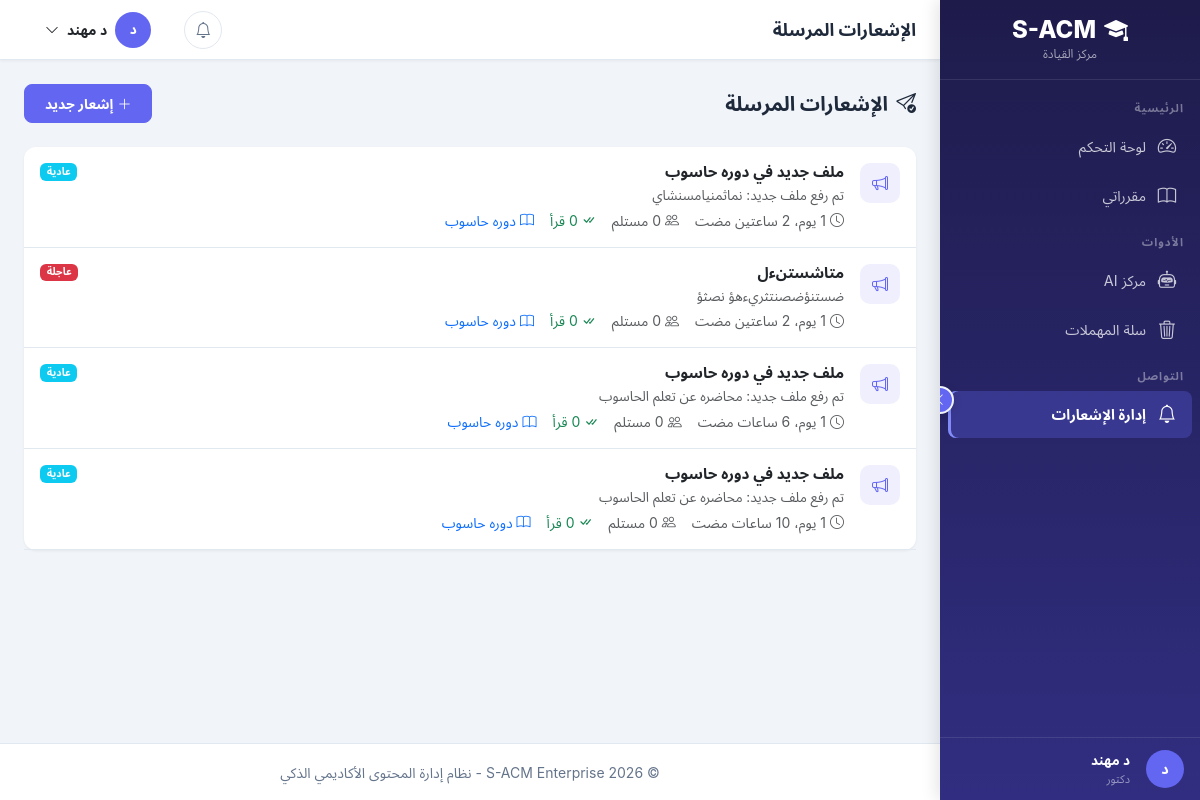
The app's page /notifications/sent/ (signed in) with its own data.
### apps/accounts/models.py (models this page shows, shortened)
class User(AbstractBaseUser, PermissionsMixin):
    ACCOUNT_STATUS_CHOICES = [
        ('inactive', 'غير مفعّل'),
        ('active', 'مفعّل'),
        ('suspended', 'موقوف'),
    ]
    academic_id = models.CharField(
        max_length=50,
        unique=True,
        verbose_name='الرقم الأكاديمي/الوظيفي',
        help_text='الرقم الأكاديمي للطالب أو الرقم الوظيفي للموظف'
    )
    id_card_number = models.CharField(
        max_length=50,
        unique=True,
        verbose_name='رقم البطاقة الشخصية',
        help_text='يستخدم للتحقق من الهوية عند التفعيل'
    )
    full_name = models.CharField(
        max_length=150,
        verbose_name='الاسم الكامل'
    )
    email = models.EmailField(
        unique=True,
        blank=True,
        null=True,
        verbose_name='البريد الإلكتروني',
        help_text='يتم تعيينه عند التفعيل'
    )
    account_status = models.CharField(
        max_length=20,
        choices=ACCOUNT_STATUS_CHOICES,
        default='inactive',
        verbose_name='حالة الحساب'
    )
    role = models.ForeignKey(
        Role,
        on_delete=models.PROTECT,
        related_name='users',
        verbose_name='الدور',
        null=True,
        blank=True
    )
    major = models.ForeignKey(
        Major,
        on_delete=models.SET_NULL,
        related_name='students',
        verbose_name='التخصص',
        null=True,
        blank=True,
        help_text='للطلاب فقط'
    )
    level = models.ForeignKey(
        Level,
        on_delete=models.SET_NULL,
        related_name='students',
        verbose_name='المستوى',
        null=True,
        blank=True,
        help_text='للطلاب فقط'
    )
    is_staff = models.BooleanField(default=False, verbose_name='موظف')
    is_active = models.BooleanField(default=True, verbose_name='نشط')
    date_joined = models.DateTimeField(default=timezone.now, verbose_name='تاريخ الانضمام')
    last_login = models.DateTimeField(null=True, blank=True, verbose_name='آخر تسجيل دخول')
    profile_picture = models.ImageField(
        upload_to='profiles/',
        blank=True,
        null=True,
        verbose_name='صورة الملف الشخصي'
    )
    phone_number = models.CharField(
        max_length=20,
        blank=True,
        null=True,
        verbose_name='رقم الهاتف'
    )
    objects = UserManager()
    USERNAME_FIELD = 'academic_id'
    REQUIRED_FIELDS = ['full_name', 'id_card_number']
    class Meta:
        db_table = 'users'
        verbose_name = 'مستخدم'
        verbose_name_plural = 'المستخدمون'
        indexes = [
            models.Index(fields=['academic_id']),
            models.Index(fields=['email']),
            models.Index(fields=['account_status']),
        ]
    def is_admin(self):
        return self.role and self.role.code == Role.ADMIN
    def is_instructor(self):
        return self.role and self.role.code == Role.INSTRUCTOR
    def is_student(self):
        return self.role and self.role.code == Role.STUDENT

class Role(models.Model):
    ADMIN = 'admin'
    INSTRUCTOR = 'instructor'
    STUDENT = 'student'
    code = models.CharField(
        max_length=50,
        unique=True,
        verbose_name='كود الدور',
        help_text='معرف فريد للدور (بالإنجليزية، مثل: admin, instructor)'
    )
    display_name = models.CharField(
        max_length=100,
        verbose_name='اسم العرض',
        help_text='الاسم الذي يظهر للمستخدم'
    )
    description = models.TextField(
        blank=True,
        null=True,
        verbose_name='وصف الدور'
    )
    is_system = models.BooleanField(
        default=False,
        verbose_name='دور نظام',
        help_text='الأدوار الافتراضية التي لا يمكن حذفها'
    )
    is_active = models.BooleanField(
        default=True,
        verbose_name='نشط'
    )
    created_at = models.DateTimeField(auto_now_add=True, verbose_name='تاريخ الإنشاء')
    updated_at = models.DateTimeField(auto_now=True, verbose_name='تاريخ التحديث')
    class Meta:
        db_table = 'roles'
        verbose_name = 'دور'
        verbose_name_plural = 'الأدوار'
        ordering = ['-is_system', 'display_name']

### apps/notifications/models.py (models this page shows, shortened)
class Notification(models.Model):
    NOTIFICATION_TYPES = [
        ('general', 'إشعار عام'),
        ('course', 'إشعار مقرر'),
        ('file_upload', 'رفع ملف جديد'),
        ('assignment', 'واجب'),
        ('exam', 'اختبار'),
        ('grade', 'درجة'),
        ('announcement', 'إعلان'),
        ('system', 'إشعار نظام'),
        ('welcome', 'ترحيب'),
    ]
    PRIORITY_CHOICES = [
        ('low', 'منخفضة'),
        ('normal', 'عادية'),
        ('high', 'عالية'),
        ('urgent', 'عاجلة'),
    ]
    PRIORITY_COLORS = {
        'low': 'secondary',
        'normal': 'info',
        'high': 'warning',
        'urgent': 'danger',
    }
    sender = models.ForeignKey(
        settings.AUTH_USER_MODEL,
        on_delete=models.SET_NULL,
        null=True,
        blank=True,
        related_name='sent_notifications',
        verbose_name='المرسل'
    )
    title = models.CharField(
        max_length=255,
        verbose_name='عنوان الإشعار'
    )
    body = models.TextField(
        verbose_name='محتوى الإشعار'
    )
    notification_type = models.CharField(
        max_length=20,
        choices=NOTIFICATION_TYPES,
        default='general',
        verbose_name='نوع الإشعار'
    )
    priority = models.CharField(
        max_length=10,
        choices=PRIORITY_CHOICES,
        default='normal',
        verbose_name='الأولوية'
    )
    content_type = models.ForeignKey(
        ContentType,
        on_delete=models.SET_NULL,
        null=True,
        blank=True,
        verbose_name='نوع الكائن المرتبط'
    )
    object_id = models.PositiveIntegerField(
        null=True,
        blank=True,
        verbose_name='معرف الكائن المرتبط'
    )
    related_object = GenericForeignKey('content_type', 'object_id')
    course = models.ForeignKey(
        'courses.Course',
        on_delete=models.CASCADE,
        null=True,
        blank=True,
        related_name='notifications',
        verbose_name='المقرر المرتبط'
    )
    created_at = models.DateTimeField(
        auto_now_add=True,
        verbose_name='تاريخ الإنشاء'
    )
    expires_at = models.DateTimeField(
        null=True,
        blank=True,
        verbose_name='تاريخ انتهاء الصلاحية'
    )
    is_active = models.BooleanField(
        default=True,
        verbose_name='نشط'
    )
    is_hidden_by_sender = models.BooleanField(
        default=False,
        verbose_name='مخفي من المرسل',
        help_text='المرسل أخفى الإشعار من قائمته المرسلة'
    )
    is_deleted_by_sender = models.BooleanField(
        default=False,
        verbose_name='محذوف من المرسل',
        help_text='المرسل نقل الإشعار إلى سلة المهملات'
    )
    sender_deleted_at = models.DateTimeField(
        null=True,
        blank=True,
        verbose_name='وقت حذف المرسل'
    )
    class Meta:
        db_table = 'notifications'
        verbose_name = 'إشعار'
        verbose_name_plural = 'الإشعارات'
        ordering = ['-created_at']
        indexes = [
            models.Index(fields=['notification_type', 'created_at'], name='idx_notif_type_date'),
            models.Index(fields=['course', 'created_at'], name='idx_notif_course_date'),
            models.Index(fields=['sender', 'created_at'], name='idx_notif_sender_date'),
            models.Index(fields=['content_type', 'object_id'], name='idx_notif_generic'),
            models.Index(fields=['is_active', 'created_at'], name='idx_notif_active_date'),
        ]
    @property
    def priority_color(self):
        return self.PRIORITY_COLORS.get(self.priority, 'info')

### apps/courses/models.py (models this page shows, shortened)
class Course(models.Model):
    course_name = models.CharField(
        max_length=150,
        verbose_name='اسم المقرر'
    )
    course_code = models.CharField(
        max_length=20,
        unique=True,
        verbose_name='رمز المقرر'
    )
    description = models.TextField(
        blank=True,
        null=True,
        verbose_name='وصف المقرر'
    )
    level = models.ForeignKey(
        'accounts.Level',
        on_delete=models.PROTECT,
        related_name='courses',
        verbose_name='المستوى'
    )
    semester = models.ForeignKey(
        'accounts.Semester',
        on_delete=models.PROTECT,
        related_name='courses',
        verbose_name='الفصل الدراسي'
    )
    credit_hours = models.PositiveIntegerField(
        default=3,
        verbose_name='الساعات المعتمدة'
    )
    is_active = models.BooleanField(
        default=True,
        verbose_name='نشط'
    )
    created_at = models.DateTimeField(
        auto_now_add=True,
        verbose_name='تاريخ الإنشاء'
    )
    updated_at = models.DateTimeField(
        auto_now=True,
        verbose_name='تاريخ التحديث'
    )
    class Meta:
        db_table = 'courses'
        verbose_name = 'مقرر'
        verbose_name_plural = 'المقررات'
        ordering = ['course_code']
        indexes = [
            models.Index(fields=['course_code']),
            models.Index(fields=['level', 'semester']),
        ]

### apps/notifications/views/composer.py (the view)
# urls.py: path('sent/', views.SentNotificationsView.as_view(), name='sent'),
class SentNotificationsView(LoginRequiredMixin, ListView):
    template_name = 'notifications/sent.html'
    context_object_name = 'notifications'
    paginate_by = 20
    def get_queryset(self):
        return NotificationService.get_sent_notifications(self.request.user)
    def get_context_data(self, **kwargs):
        context = super().get_context_data(**kwargs)
        context['active_page'] = 'notifications'
        context['active_section'] = 'sent'
        return context

### templates/notifications/sent.html (shortened to what this page needs)
{% extends 'layouts/dashboard_base.html' %}
{% load static %}
{% block page_title %}الإشعارات المرسلة{% endblock %}
{% block dashboard_content %}
<div class="d-flex justify-content-between align-items-center mb-4">
    <h5 class="mb-0 fw-bold"><i class="bi bi-send-check me-2"></i>الإشعارات المرسلة</h5>
    <a href="{% url 'notifications:compose' %}" class="btn btn-sm btn-primary" style="border-radius:8px;">
        <i class="bi bi-plus-lg me-1"></i>إشعار جديد
    </a>
</div>
<div class="card" style="border:none;border-radius:var(--radius,12px);box-shadow:var(--shadow-sm,0 1px 3px rgba(0,0,0,0.06));">
    {% for notification in notifications %}
    <div class="d-flex align-items-start gap-3 p-3" style="border-bottom:1px solid var(--border-color,#e2e8f0);">
        <div style="width:40px;height:40px;border-radius:10px;display:flex;align-items:center;justify-content:center;flex-shrink:0;
            background:rgba(99,102,241,0.1);color:#6366f1;">
            <i class="bi bi-megaphone"></i>
        </div>
        <div class="flex-grow-1">
            <div class="d-flex justify-content-between align-items-start">
                <h6 class="mb-1 fw-semibold" style="font-size:0.95rem;">{{ notification.title }}</h6>
                <span class="badge bg-{{ notification.priority_color }}" style="font-size:0.65rem;">{{ notification.get_priority_display }}</span>
            </div>
            <p class="mb-1 text-muted" style="font-size:0.85rem;">{{ notification.body|truncatechars:100 }}</p>
            <div class="d-flex gap-3 flex-wrap">
                <small class="text-muted"><i class="bi bi-clock me-1"></i>{{ notification.created_at|timesince }} مضت</small>
                <small class="text-muted"><i class="bi bi-people me-1"></i>{{ notification.recipients_count }} مستلم</small>
                <small class="text-success"><i class="bi bi-check-all me-1"></i>{{ notification.read_count }} قرأ</small>
                {% if notification.course %}
                <small class="text-primary"><i class="bi bi-book me-1"></i>{{ notification.course.course_name }}</small>
                {% endif %}
            </div>
        </div>
    </div>
    {% endfor %}
</div>
{% endblock %}

### templates/layouts/dashboard_base.html (shortened to what this page needs)
{% load static %}
<!DOCTYPE html>
<html lang="ar" dir="rtl">
<head>
    <link href="https://cdn.jsdelivr.net/npm/bootstrap@5.3.2/dist/css/bootstrap.rtl.min.css" rel="stylesheet">
    <link href="https://cdn.jsdelivr.net/npm/bootstrap-icons@1.11.3/font/bootstrap-icons.css" rel="stylesheet">
</head>
<body>
    <nav class="sidebar" id="sidebar">
        <div class="sidebar-toggle-btn" id="sidebarCollapseBtn" onclick="toggleSidebarCollapse()" title="طي/توسيع القائمة">
            <i class="bi bi-chevron-left"></i>
        </div>
        <div class="sidebar-brand">
            <h4><i class="bi bi-mortarboard-fill brand-icon me-2"></i><span class="brand-text">S-ACM</span></h4>
            <small>{% if is_instructor %}مركز القيادة{% elif is_student %}بوابة التعلم{% else %}لوحة التحكم{% endif %}</small>
        </div>
        <div class="sidebar-nav">
            {% block sidebar_nav %}
            {% if is_instructor %}
            <div class="sidebar-section-title">الرئيسية</div>
            <div class="nav-item">
                <a class="nav-link {% if active_page == 'dashboard' %}active{% endif %}" href="{% url 'instructor:dashboard' %}" title="لوحة التحكم">
                    <i class="bi bi-speedometer2"></i> <span class="link-text">لوحة التحكم</span>
                </a>
            </div>
            <div class="nav-item">
                <a class="nav-link {% if active_page == 'courses' %}active{% endif %}" href="{% url 'instructor:course_list' %}" title="مقرراتي">
                    <i class="bi bi-book"></i> <span class="link-text">مقرراتي</span>
                </a>
            </div>
            <div class="sidebar-section-title">الأدوات</div>
            <div class="nav-item">
                <a class="nav-link {% if active_page == 'ai_hub' %}active{% endif %}" href="{% url 'instructor:ai_hub' %}" title="مركز AI">
                    <i class="bi bi-robot"></i> <span class="link-text">مركز AI</span>
                </a>
            </div>
            <div class="nav-item">
                <a class="nav-link {% if active_page == 'trash' %}active{% endif %}" href="{% url 'instructor:trash_list' %}" title="سلة المهملات">
                    <i class="bi bi-trash3"></i> <span class="link-text">سلة المهملات</span>
                </a>
            </div>
            <div class="sidebar-section-title">التواصل</div>
            <div class="nav-item">
                <a class="nav-link {% if active_page == 'notifications' %}active{% endif %}" href="{% url 'notifications:management' %}" title="إدارة الإشعارات">
                    <i class="bi bi-bell"></i> <span class="link-text">إدارة الإشعارات</span>
                </a>
            </div>
            {% endif %}
            {% endblock %}
        </div>
        <div class="sidebar-footer">
            <div class="d-flex align-items-center gap-3">
                <div class="avatar-circle" style="width:38px;height:38px;font-size:0.9rem;flex-shrink:0;">
                    {{ request.user.full_name|slice:":1"|upper }}
                </div>
                <div class="user-info">
                    <div style="color:#fff;font-size:0.85rem;font-weight:600;">{{ request.user.full_name|truncatechars:16 }}</div>
                    <div style="color:rgba(255,255,255,0.5);font-size:0.7rem;">{{ user_role|default:"مستخدم" }}</div>
                </div>
            </div>
        </div>
    </nav>
    <div class="main-wrapper">
        <header class="top-navbar">
            <div class="d-flex align-items-center gap-3">
                <h6 class="page-title mb-0">{% block page_title %}لوحة التحكم{% endblock %}</h6>
            </div>
            <div class="nav-actions">
                <div class="dropdown">
                    <button class="btn-icon position-relative" data-bs-toggle="dropdown">
                        <i class="bi bi-bell"></i>
                    </button>
                </div>
                <div class="dropdown">
                    <button class="d-flex align-items-center gap-2 btn btn-link text-dark text-decoration-none" data-bs-toggle="dropdown">
                        <div class="avatar-circle">{{ request.user.full_name|slice:":1"|upper }}</div>
                        <span class="d-none d-md-inline small">{{ request.user.full_name|truncatechars:12 }}</span>
                        <i class="bi bi-chevron-down small"></i>
                    </button>
                </div>
            </div>
        </header>
        <main class="page-content">
            {% block dashboard_content %}{% endblock %}
        </main>
        <footer class="dashboard-footer">
            <small>&copy; 2026 S-ACM Enterprise - نظام إدارة المحتوى الأكاديمي الذكي</small>
        </footer>
    </div>
</body>
</html>

### records on screen
User: user.full_name "د", user.full_name "د مهند"
Role: display_name "دكتور"
Notification: title "ملف جديد في دوره حاسوب", priority "عادية", body "تم رفع ملف جديد: نماثمنيامسنشاي", created_at "1 يوم، 2 ساعتين", course.course_name "دوره حاسوب"
Notification: title "متاشستنءل", priority "عاجلة", body "ضستنؤضصنتثريءهؤ نصثؤ", created_at "1 يوم، 2 ساعتين", course.course_name "دوره حاسوب"
Notification: title "ملف جديد في دوره حاسوب", priority "عادية", body "تم رفع ملف جديد: محاضره عن تعلم الحاسوب", created_at "1 يوم، 6 ساعات", course.course_name "دوره حاسوب"
Notification: title "ملف جديد في دوره حاسوب", priority "عادية", body "تم رفع ملف جديد: محاضره عن تعلم الحاسوب", created_at "1 يوم، 10 ساعات", course.course_name "دوره حاسوب"
